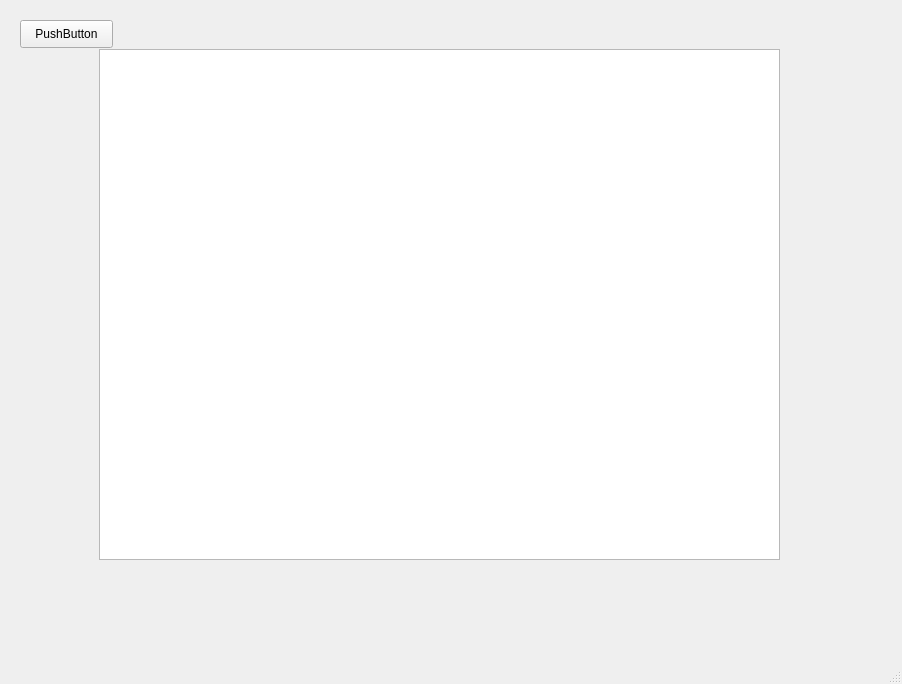
<?xml version="1.0" encoding="UTF-8"?>
<ui version="4.0">
 <class>VideoWindow</class>
 <widget class="QMainWindow" name="VideoWindow">
  <property name="geometry">
   <rect>
    <x>0</x>
    <y>0</y>
    <width>902</width>
    <height>684</height>
   </rect>
  </property>
  <property name="windowTitle">
   <string>MainWindow</string>
  </property>
  <widget class="QWidget" name="centralwidget">
   <widget class="QGraphicsView" name="graphicsView">
    <property name="geometry">
     <rect>
      <x>99</x>
      <y>49</y>
      <width>681</width>
      <height>511</height>
     </rect>
    </property>
   </widget>
   <widget class="QPushButton" name="openCamButton">
    <property name="geometry">
     <rect>
      <x>20</x>
      <y>20</y>
      <width>93</width>
      <height>28</height>
     </rect>
    </property>
    <property name="text">
     <string>PushButton</string>
    </property>
   </widget>
  </widget>
  <widget class="QMenuBar" name="menubar">
   <property name="geometry">
    <rect>
     <x>0</x>
     <y>0</y>
     <width>902</width>
     <height>25</height>
    </rect>
   </property>
  </widget>
  <widget class="QStatusBar" name="statusbar"/>
 </widget>
 <resources/>
 <connections/>
</ui>
